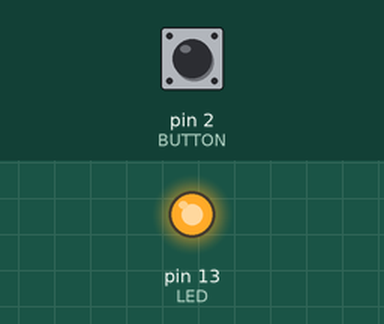
This sketch was run on a simulated Arduino Uno, built with avr-gcc and run on an emulated ATmega328P. On the bench: output pins drawn as LEDs (lit = HIGH). The test bench sets the inputs (shaded band); at power-on: pin 2 (BUTTON) LOW.

Above: at 1.2 s.
1.3 s: pin 2 (BUTTON) pulled HIGH for 0.15 s
At 1.37 s:
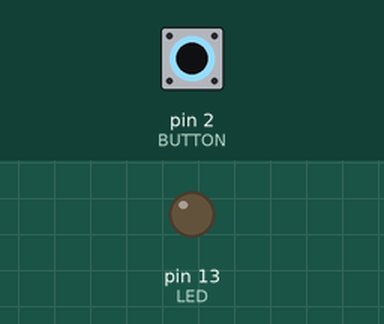
2.9 s: pin 2 (BUTTON) pulled HIGH for 3.2 s
At 6.5 s:
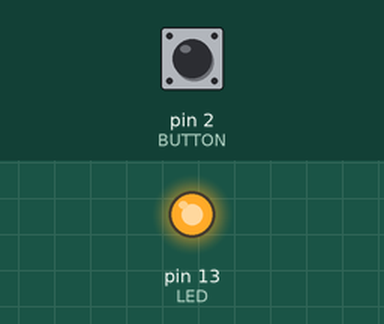
Timing chart, 0 to 8.0 s (numbered marks = the images above; inputs shaded):
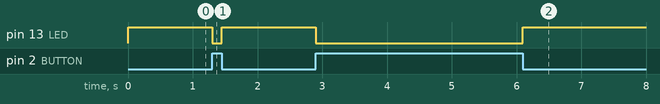

The sketch:

LED_Button1.ino
```cpp
/*¿ØÖÆ°åÔØLED£¬µ±°´×¡°´¼üÊ±µãÁÁLED£¬µ±·Å¿ª°´¼üºóÏ¨ÃðLED*/

const int LED = 13;
const int BUTTON = 2;
int buttonState;

void setup()
{
	pinMode(LED, OUTPUT);
	pinMode(BUTTON, INPUT);
}

void loop()
{
	buttonState = digitalRead(BUTTON);
	if (buttonState == 1)
	{
		digitalWrite(LED, LOW);
	}
	else
		digitalWrite(LED, HIGH);
}
```

Measured:
- after the input at 1.3 s, pin 13 (LED): HIGH → LOW at once, → HIGH 0.15 s later
- after the input at 2.9 s, pin 13 (LED): HIGH → LOW at once, → HIGH 3.2 s later
